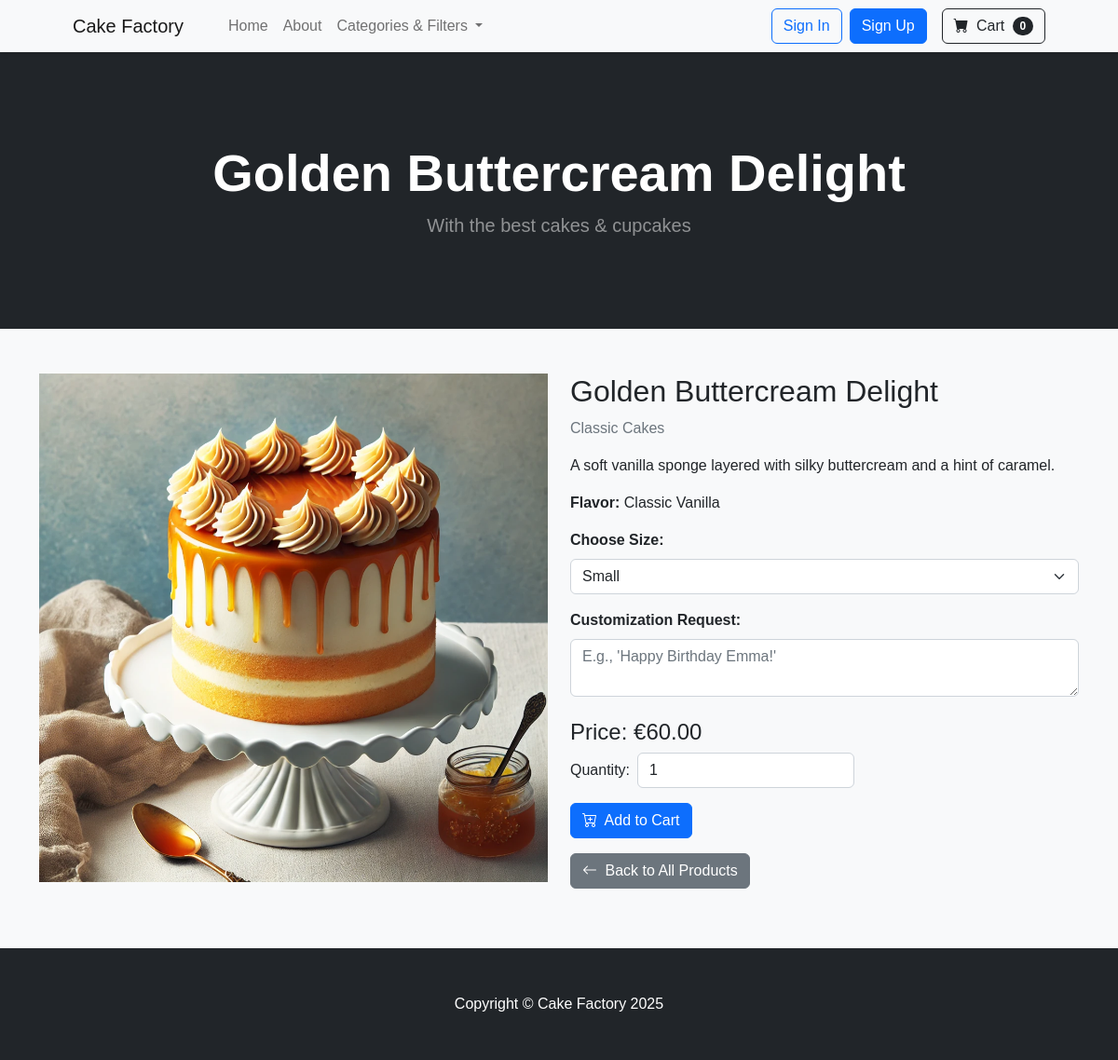
Screenshot of /products/2/ with the database file from the repository.
### products/models.py (models this page shows, shortened)
class Product(models.Model):
    name = models.CharField(max_length=255, unique=True)
    slug = models.SlugField(unique=True, blank=True)
    description = models.TextField(blank=True)
    price = models.DecimalField(max_digits=10, decimal_places=2)
    category = models.ForeignKey(
        Category, on_delete=models.SET_NULL,
        null=True, blank=True, related_name="products"
    )
    flavor = models.ForeignKey(
        Flavor, on_delete=models.SET_NULL,
        null=True, blank=True, related_name="products"
    )
    sizes = models.ManyToManyField(
        Size, blank=True, related_name="products"
    )
    image = models.ImageField(upload_to="product_images/", blank=True, null=True)
    allergen_info = models.TextField(blank=True, help_text="E.g., Contains nuts, gluten-free")
    available = models.BooleanField(default=True) # If needed deactivate.
    created_at = models.DateTimeField(auto_now_add=True)

class Category(models.Model):
    name = models.CharField(max_length=100, unique=True)
    slug = models.SlugField(unique=True, blank=True)

class Flavor(models.Model):
    name = models.CharField(max_length=100, unique=True)
    slug = models.SlugField(unique=True, blank=True)

### products/views.py (the view)
# urls.py: path('<int:pk>/', ProductDetailView.as_view(), name='product_detail'),
class ProductDetailView(DetailView):
    model = Product
    template_name = 'products/product_detail.html'

### orders/context_processors.py (called while the page is built)
def cart_context(request):
    cart_items = 0
    cart_total_price = 0.0
    if request.user.is_authenticated:
        cart_items_qs = CartItem.objects.filter(user=request.user)
        cart_items = sum(item.quantity for item in cart_items_qs)
        cart_total_price = sum(item.line_total for item in cart_items_qs)
    else:
        session_cart = request.session.get("cart", {})
        cart_items = sum(item["quantity"] for item in session_cart.values())
        cart_total_price = sum(float(item["price"]) * int(item["quantity"]) for item in session_cart.values())
    return {"cart_items": cart_items, "cart_total_price": cart_total_price}

### products/context_processors.py (called while the page is built)
def categories_context(request):
    return {
        'categories': Category.objects.all()
    }

### products/templates/products/product_detail.html (shortened to what this page needs)
{% extends "base.html" %}
{% load static %}
{% block header %}{{ product.name }}{% endblock %}
{% block content %}
<div class="row">
    <div class="col-md-6 mb-3">
        {% if product.image %}
            <img src="{{ product.image.url }}" class="img-fluid" alt="{{ product.name }}">
        {% else %}
            <img src="https://via.placeholder.com/600x400?text=No+Image" class="img-fluid" alt="No Image">
        {% endif %}
    </div>
    <div class="col-md-6 mb-3">
        <h2>{{ product.name }}</h2>
        {% if product.category %}
            <p class="text-muted">{{ product.category.name }}</p>
        {% else %}
            <p class="text-muted">No Category</p>
        {% endif %}
        <p>{{ product.description }}</p>
        {% if product.flavor %}
            <p><strong>Flavor:</strong> {{ product.flavor.name }}</p>
        {% endif %}
        <form method="POST" action="{% url 'cart_add' product.id %}">
            {% if product.sizes.all %}
                <div class="mb-3">
                    <label for="size" class="form-label"><strong>Choose Size:</strong></label>
                    <select name="size" id="size" class="form-select">
                        {% for size in product.sizes.all %}
                            <option value="{{ size.id }}" data-size-name="{{ size.name }}">{{ size.name }}</option>
                        {% endfor %}
                    </select>
                </div>
            {% endif %}
            <div class="mb-3">
                <label for="customization" class="form-label"><strong>Customization Request:</strong></label>
                <textarea name="customization" id="customization" class="form-control" placeholder="E.g., 'Happy Birthday Emma!'"></textarea>
            </div>
            <h4 class="mt-4">Price: <span id="product-price" data-base-price="{{ product.price }}">€{{ product.price }}</span></h4>
            <div class="d-flex align-items-center mb-3">
                <label for="quantity" class="me-2 mb-0">Quantity:</label>
                <input type="number" name="quantity" id="quantity" value="1" min="1" class="form-control w-auto">
            </div>
            <button type="submit" class="btn btn-primary">
                <i class="bi bi-cart-plus me-1"></i> Add to Cart
            </button>
        </form>
        <a href="{% url 'product_list' %}" class="btn btn-secondary mt-3">
            <i class="bi bi-arrow-left me-1"></i> Back to All Products
        </a>
    </div>
</div>
{% endblock %}

### static/css/styles.css (style rules this page uses)
body { background-color: #f8f9fa; font-family: 'Poppins', sans-serif; }

### rows the page displays
Product: name "Golden Buttercream Delight", image (picture), category.name "Classic Cakes", description "A soft vanilla sponge layered with silky buttercream and a hint of caramel.", flavor.name "Classic Vanilla", price "60.00"

### other values shown
{{ cart_items|default:0 }} "0"
form field size "Small"
